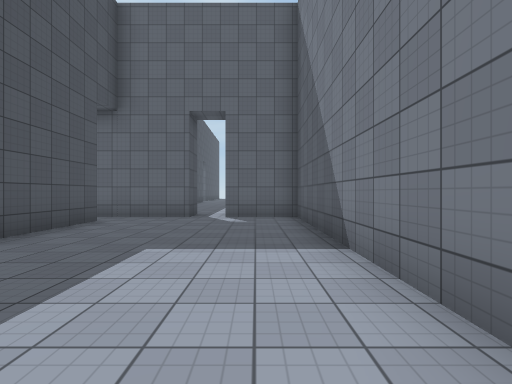
view 1 (above)

17 first-person views from a walk through a scene from a Unity 3-D project. The camera is 1.4 m above the floor, looks level and sees 85° across. The floor is counted in squares, 2 m on a side. Each view is taken from the middle of a square. On the plan, view 1 faces up. The plan holds only what a view shows up to about 9 squares ahead; the rest is blank. Surface patterns are stand-ins for the level's own textures.

view 2
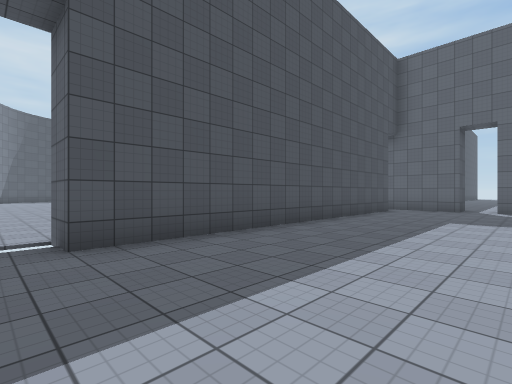

view 3
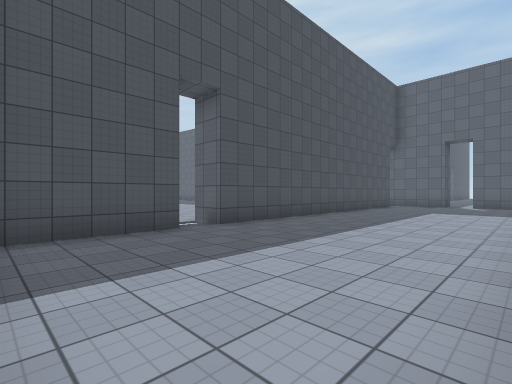

view 4
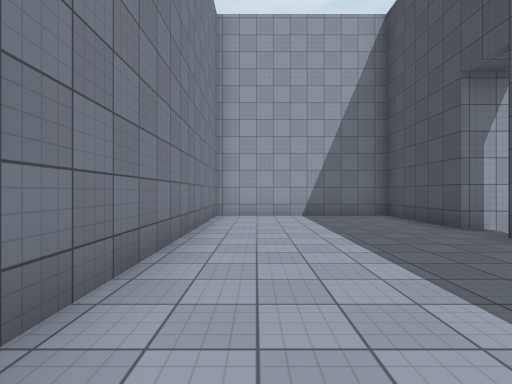

view 5
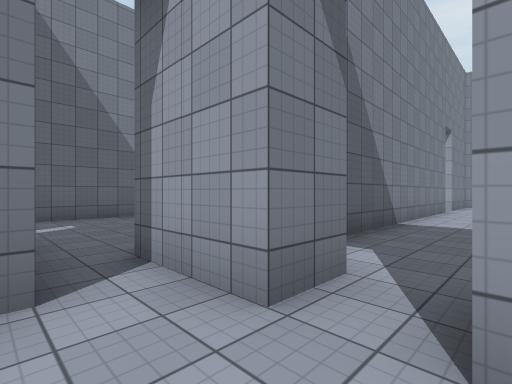

view 6
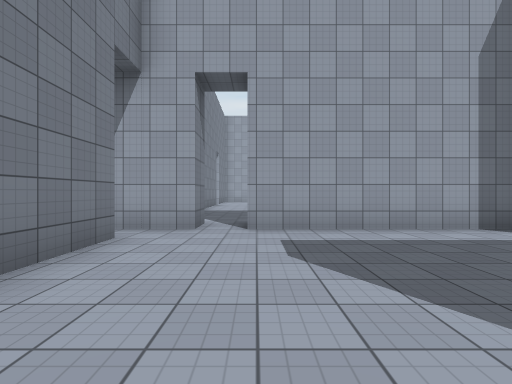

view 7
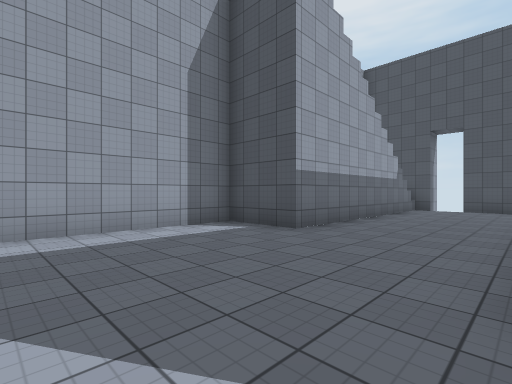

view 8
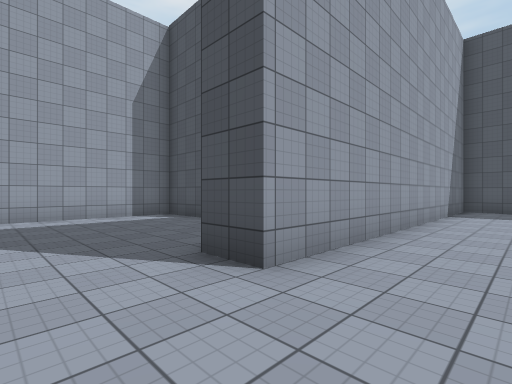

view 9
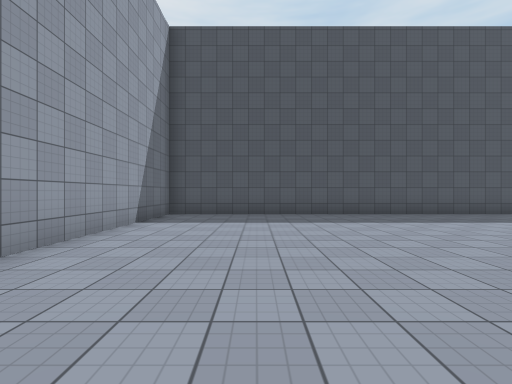

view 10
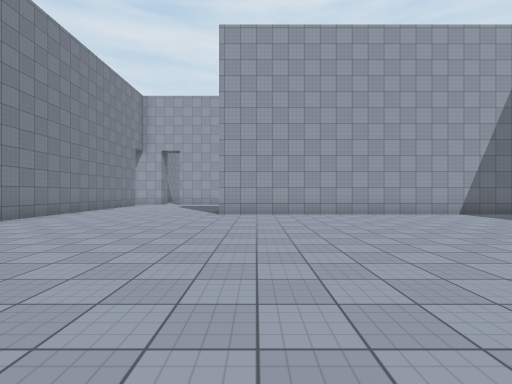

view 11
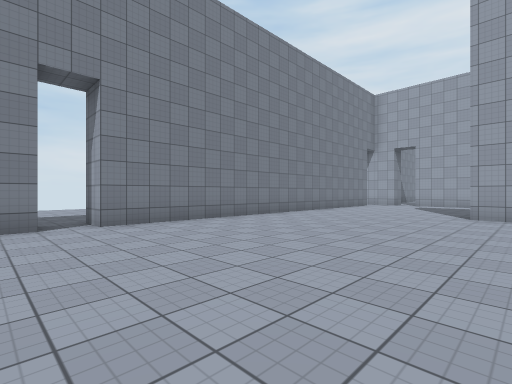

view 12
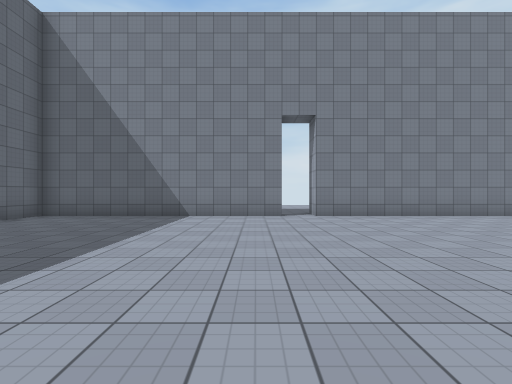

view 13
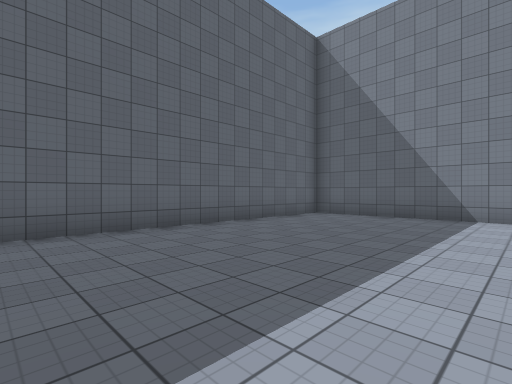

view 14
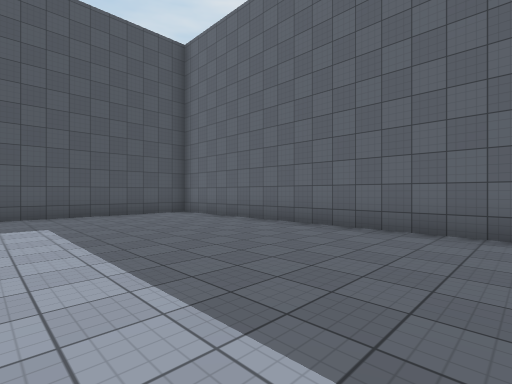

view 15
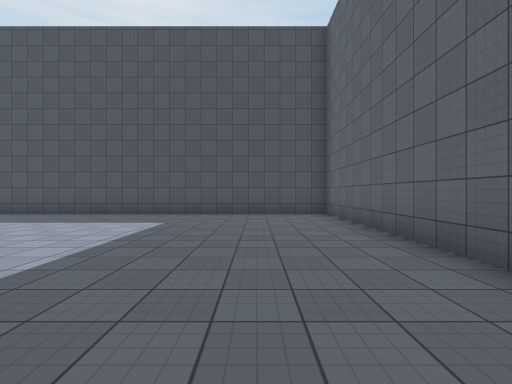

view 16
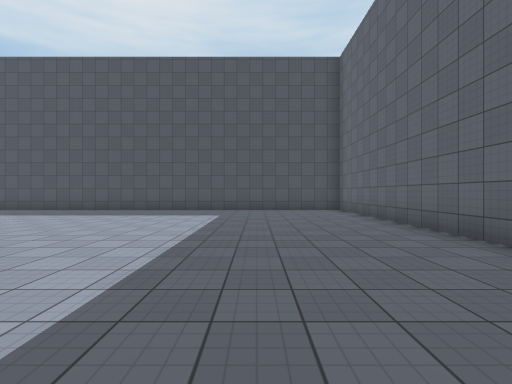

view 17
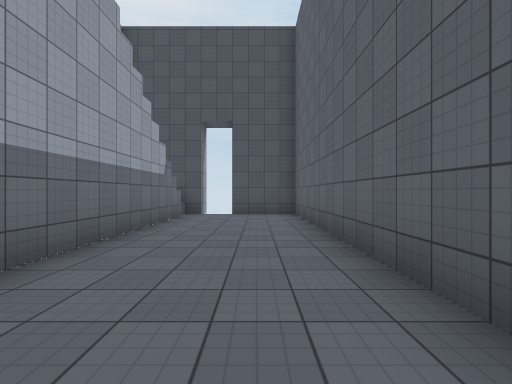

### Floor plan
Ten units are one square. View 1 is at (0, 0); x grows to the right and y downward. Boxes are objects, and circles mark ways between rooms. Rooms are numbered by the first view taken in them; rooms with no view inside come last. Other rooms are left out.
<svg viewBox="-204 -288 221 365">
<path fill="none" stroke="#000" d="M12 -12 12 -78 -9 -78M-48 42 -38 42 -38 72 12 72 12 2M-38 -68 -38 32 -49 32M-18 -88 -18 -78 -45 -78M-122 -123 -198 -123 -198 -102M-48 -211 -48 -283 -198 -283 -198 -133 -98 -133 -98 -122M-48 -130 -48 -203M-198 -92 -198 -85M-199 -88 -123 -88 -123 -68 -68 -68M-48 -76 -48 -98M-59 -68 -38 -68"/>
<circle cx="-40" cy="-70" r="3" fill="#2a7"/>
<text x="-10" y="0">1</text>
<text x="-120" y="-180">2</text>
</svg>
Room 1 opens to room 2.

Where each view was taken, in squares from view 1:
view 1: 0 up, 0 right, facing up
view 2: 4 down, 0 right, facing up-left
view 3: 7 down, 1 right, facing up-left
view 4: 1 up, 0 right, facing down
view 5: 8 up, 7 left, facing down-right
view 6: 12 up, 7 left, facing down
view 7: 12 up, 8 left, facing down-left
view 8: 15 up, 8 left, facing down-left
view 9: 16 up, 11 left, facing left
view 10: 22 up, 11 left, facing down
view 11: 22 up, 11 left, facing down-right
view 12: 22 up, 13 left, facing right
view 13: 23 up, 13 left, facing up-right
view 14: 23 up, 11 left, facing up-left
view 15: 26 up, 11 left, facing left
view 16: 25 up, 9 left, facing left
view 17: 11 up, 11 left, facing left
